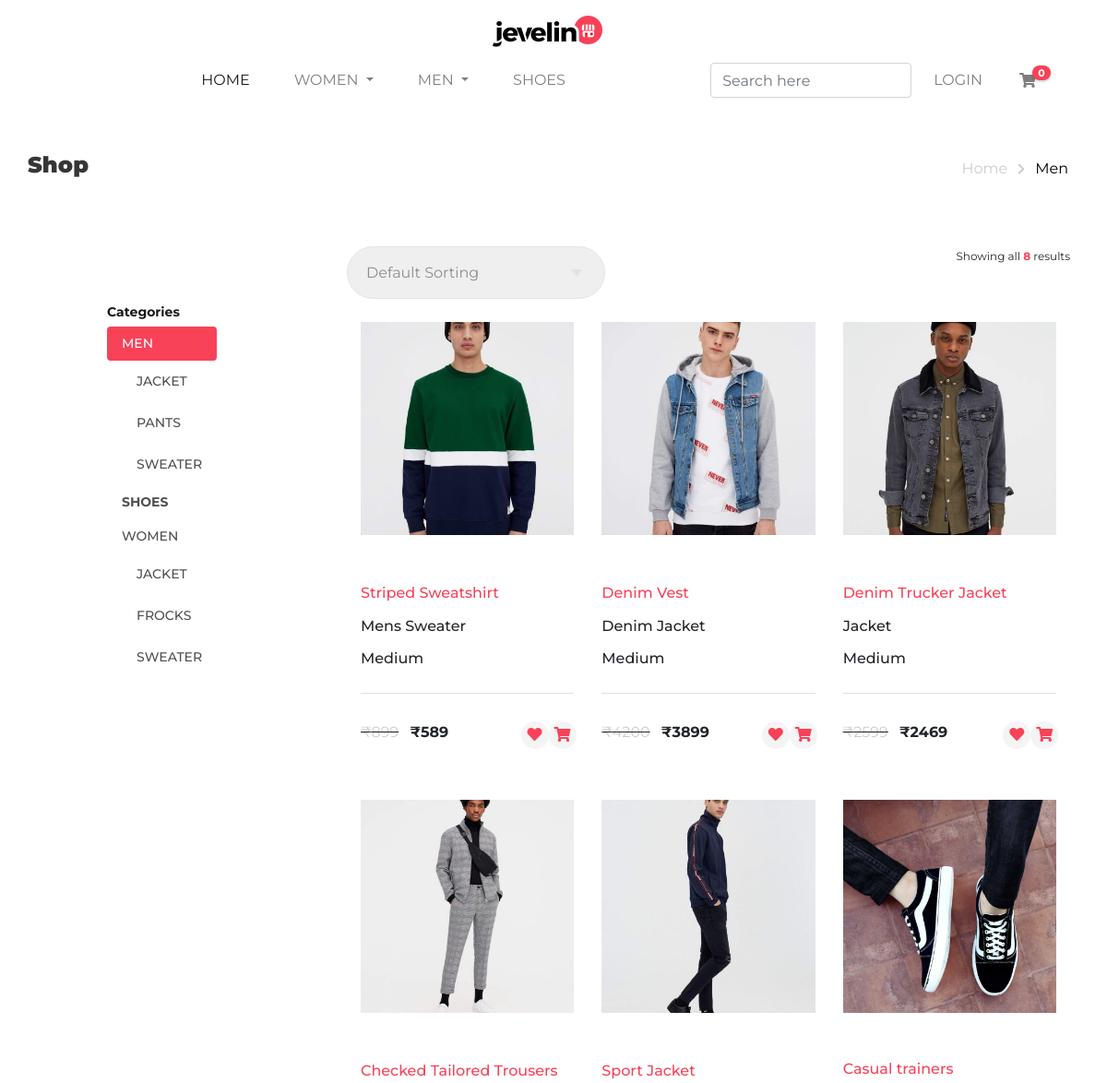
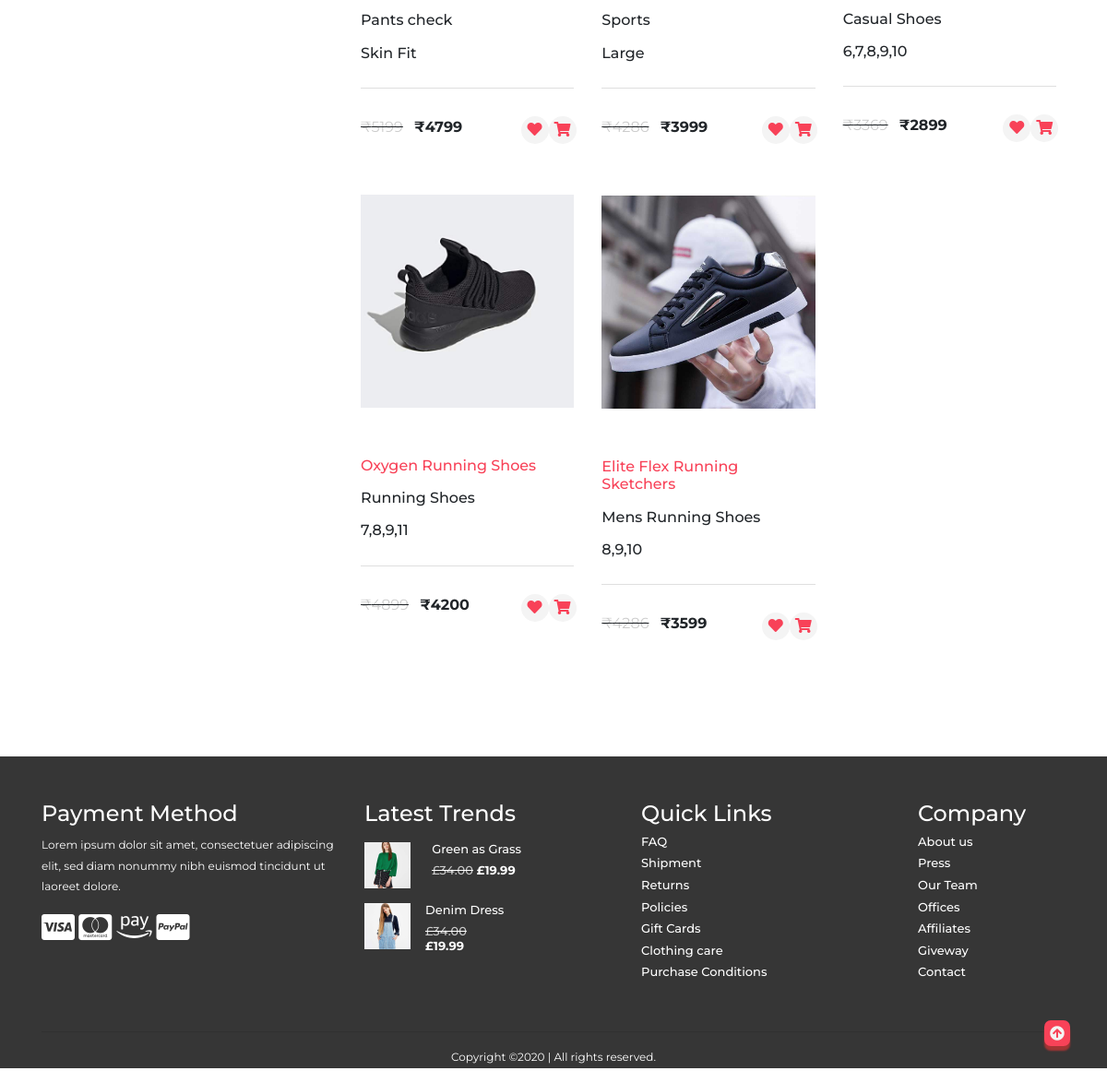
Page /men.php on the committed database (2 pictures, top to bottom).
### tables this page shows
CREATE TABLE IF NOT EXISTS `products` (
  `id` int(11) NOT NULL AUTO_INCREMENT,
  `prod_name` varchar(255) NOT NULL,
  `img_name` varchar(255) NOT NULL,
  `size` varchar(255) NOT NULL,
  `prod_category` varchar(255) NOT NULL,
  `price` int(11) NOT NULL,
  `cost` int(11) NOT NULL,
  `fashion` varchar(255) NOT NULL,
  `upload_time` datetime NOT NULL DEFAULT CURRENT_TIMESTAMP,
  PRIMARY KEY (`id`)
);

### men.php (the view, shortened to what this page needs)
<?php
include_once("includes/header.php");
?>
<section class="pagination-head">
    <div class="container">
        <div class="row">
            <div>
                <h2>Shop</h2>
            </div>
            <div>
                <nav aria-label="Page navigation example">
                    <ul class="pagination">
                        <li class="page-item"><a class="page-link" href="index.html">Home</a></li>
                        <li class="page-item">
                            <i class="fas fa-chevron-right page-link"></i>
                        </li>
                        <li class="page-item"><a class="page-link">Men</a></li>
                    </ul>
                </nav>
            </div>
        </div>
    </div>
</section>
<section class="sidebar-head col-12 mb-5 pb-5">
    <div class="conatiner">
        <div class="row head-row">
            <?php
            include('includes/clothes_sideNav.php');
            ?>
            <div class="sidebar-right col-12">
                <div class="d-flex justify-content-between">
                    <div class="select-box">
                        <select name="sorting" id="">
                            <option value="Default Sorting">Default Sorting</option>
                        </select>
                    </div>
                    <?php
                    $sql = "SELECT * FROM products  WHERE `fashion` LIKE 'boy'";
                    $result = $conn->query($sql);
                    $count = 0;
                    if ($result->num_rows > 0) {
                        while ($row = $result->fetch_assoc()) {
                            $count++;
                        }
                    }
                    ?>
                    <div>
                        <p>Showing all <span class="font-weight-bold" style="color: #f84258;"><?php echo $count; ?></span> results</p>
                    </div>
                </div>
                <div class="container">
                    <div class="row text-left">
                        <?php
                        $sql = "SELECT * FROM products  WHERE `fashion` LIKE 'boy'";
                        $result = $conn->query($sql);
                        if ($result->num_rows > 0) {
                            while ($row = $result->fetch_assoc()) {
                                $allimg = explode(',', $row['img_name']);
                                $numofimg = count($allimg);
                        ?>
                                <div class="col-lg-4 col-md-6 col-xl-4 col-10 offset-1 offset-lg-0 offset-xl-0 offset-md-0" data-wow-duration="1.5s" data-wow-delay=".9s">
                                    <div class="card">
                                        <div class="card-header">
                                            <a href="<?php echo 'viewProducts.php?id=' . $row['id']; ?>">
                                                <?php
                                                for ($i = 0; $i < $numofimg; $i++) {
                                                ?>
                                                    <img src="admin/assets/images/products/<?php echo $allimg[$i]; ?>" class="img-fluid" alt="Front Img">
                                                <?php } ?>
                                            </a>
                                        </div>
                                        <div class="card-body">
                                            <h2 style="color: #f84258;"><?php echo $row["prod_name"]; ?></h2>
                                            <h2><?php echo $row["prod_category"]; ?> </h2>
                                            <h2><?php echo $row["size"]; ?> </h2>
                                        </div>
                                        <div class="card-footer d-flex justify-content-between">
                                            <div><del><span style="color: #ccc;">₹<?php echo $row["cost"]; ?></span></del> <span class="font-weight-bold mx-2"> ₹<?php echo $row["price"]; ?></span></div>
                                            <div class="d-flex justify-content-between w-25">
                                                <div><a class="cart" href="javascript:void(0);"><i class="fas fa-heart" data-toggle="tooltip" data-placement="top" title="Add to Wishlist" onclick="addToWish(<?php echo $row['id']; ?>)"></i></a></div>
                                                <div><a class="cart" href="javascript:void(0);"><i class="fas fa-shopping-cart" data-toggle="tooltip" data-placement="top" title="Add to Cart" onclick="addToCart(<?php echo $row['id']; ?>)"></i></a></div>
                                            </div>
                                        </div>
                                    </div>
                                </div>
                        <?php
                            }
                        }
                        ?>
                    </div>
                </div>
            </div>
        </div>
    </div>
</section>
    <?php include("includes/footer.php"); ?>

### rows in the picture
products: prod_name "Striped Sweatshirt", prod_category "Mens Sweater", size "Medium", cost "899", price "589"
products: prod_name "Denim Vest", prod_category "Denim Jacket", size "Medium", cost "4200", price "3899"
products: prod_name "Denim Trucker Jacket", prod_category "Jacket", size "Medium", cost "2599", price "2469"
products: prod_name "Checked Tailored Trousers", prod_category "Pants check", size "Skin Fit", cost "5199", price "4799"
products: prod_name "Sport Jacket", prod_category "Sports", size "Large", cost "4286", price "3999"
products: prod_name "Casual trainers", prod_category "Casual Shoes", size "6,7,8,9,10", cost "3369", price "2899"
products: prod_name "Oxygen Running Shoes", prod_category "Running Shoes", size "7,8,9,11", cost "4899", price "4200"
products: prod_name "Elite Flex Running Sketchers", prod_category "Mens Running Shoes", size "8,9,10", cost "4286", price "3599"

### other values in the picture
$count "0"
$count "8"
